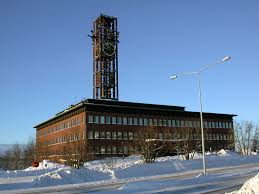
#> input picture images/city_hall.jpg, 259 x 194 px
$ jupyter execute Untitled.ipynb   (shell and % lines are left out)
#> lines starting #> are read from the running program, lines starting #| are printed output that depends on the picture
# Creating a Filter, Edge Detection

## Import resources and display image

[cell 1]
import numpy as np
import matplotlib.pyplot as plt
import cv2


# Read in the image
image = cv2.imread('images/city_hall.jpg')
#> image is the input picture: shape (194, 259, 3); mean B, G, R 157, 126.5, 103.4

# Make a copy of the image
image_copy = np.copy(image)

# Change color RGB
image_copy = cv2.cvtColor(image_copy, cv2.COLOR_BGR2RGB)

plt.imshow(image_copy)

## Convert the image to GrayScale

[cell 2]
# Convert to grayscale for filtering
gray = cv2.cvtColor(image_copy, cv2.COLOR_RGB2GRAY)
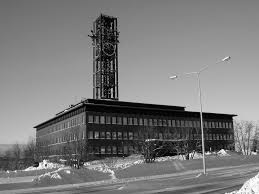
#> gray: shape (194, 259); min 0, max 254, mean 123.1

plt.imshow(gray, cmap='gray')

[cell 3]
# sobel filter (x direction)
sobel_x = np.array([[-1, 0, 1],
                  [-2, 0, 2],
                  [-1, 0, 1]])

filtered_image = cv2.filter2D(gray, -1, sobel_x)
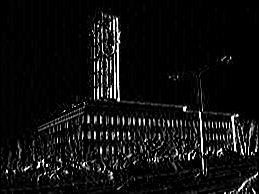
#> filtered_image: shape (194, 259); min 0, max 255, mean 16
# -1 means "output will have the same type as the input image"

plt.imshow(filtered_image, cmap='gray')

## Create binary image (high pass filters)

[cell 4]
# Create threshold that sets all the filtered pixels to white
# Above a certain threshold

retval, binary_image = cv2.threshold(filtered_image, 100, 255, cv2.THRESH_BINARY)
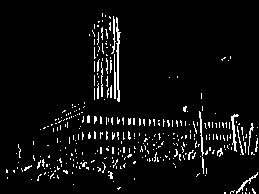
#> binary_image: shape (194, 259); 5.2% white in thin lines or dots

plt.imshow(binary_image, cmap='gray')
## we see the strong edges clearly

[cell 5]
retval, binary_image = cv2.threshold(filtered_image, 50, 255, cv2.THRESH_BINARY)
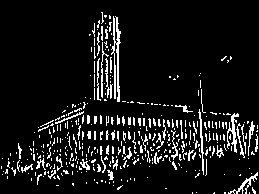
#> binary_image: shape (194, 259); 9.2% white in thin lines or dots

plt.imshow(binary_image, cmap='gray')
## we see the strong edges clearly

There are many high frequency noises so the images are not useful.

low filters => normalize

[cell 6]
gray_blur = cv2.GaussianBlur(gray, (5,5), 0)
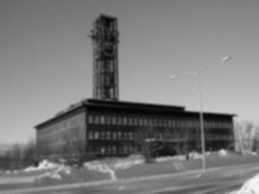
#> gray_blur: shape (194, 259); min 4, max 247, mean 123.1

f, (ax1, ax2) = plt.subplots(1, 2, figsize=(20, 10))

ax1.set_title('original gray')
ax1.imshow(gray, cmap='gray')

ax2.set_title('blurred image')
ax2.imshow(gray_blur, cmap='gray')

[cell 7]
sobel_x = np.array([[-2, 0, 2], [-1, 0, 1], [-2, 0, 2]])

filtered = cv2.filter2D(gray, -1, sobel_x)
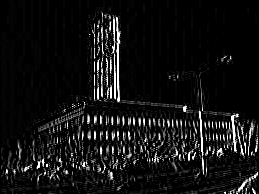
#> filtered: shape (194, 259); min 0, max 255, mean 18.7
filtered_blurred = cv2.filter2D(gray_blur, -1, sobel_x)
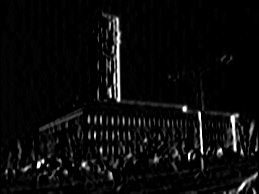
#> filtered_blurred: shape (194, 259); min 0, max 255, mean 11

f, (ax1, ax2) = plt.subplots(1, 2, figsize=(20, 10))

ax1.set_title('original gray')
ax1.imshow(filtered, cmap='gray')

ax2.set_title('blurred image')
ax2.imshow(filtered_blurred, cmap='gray')

Normal Process
Low Filter -> High Filter

# Just Use 'Canny Edge' Detection
#### 1- filter out using Gaussian Blur
#### 2- Finds the strength edges using Sobel Filters
#### 3- Applies non-maximum suppression to isolate the strongest eges
#### 4- hysteresis(double threashold) -> eliminate weak edges and noise, isolate edges that are part of an object boundary

[cell 8]
gray
plt.imshow(gray, cmap='gray')

[cell 9]
lower = 120
upper = 240 # Use one to three ratio

edges = cv2.Canny(gray, lower, upper)
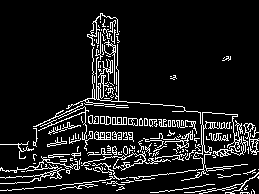
#> edges: shape (194, 259); 10.5% white in thin lines or dots
plt.imshow(edges, cmap='gray')

[cell 10]
# Try canny using "wide" and "tight"
wide = cv2.Canny(gray, 30, 100)
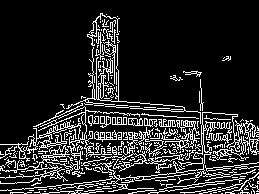
#> wide: shape (194, 259); 15.4% white in thin lines or dots
tight = cv2.Canny(gray, 180, 240)
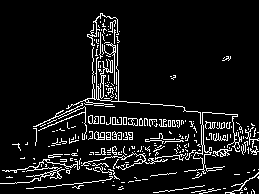
#> tight: shape (194, 259); 8.4% white in thin lines or dots

f, (ax1, ax2) = plt.subplots(1, 2, figsize=(20, 10))

ax1.set_title('original gray')
ax1.imshow(wide, cmap='gray')

ax2.set_title('blurred image')
ax2.imshow(tight, cmap='gray')

$ run again, with images/monarch_1.jpg copied over images/city_hall.jpg
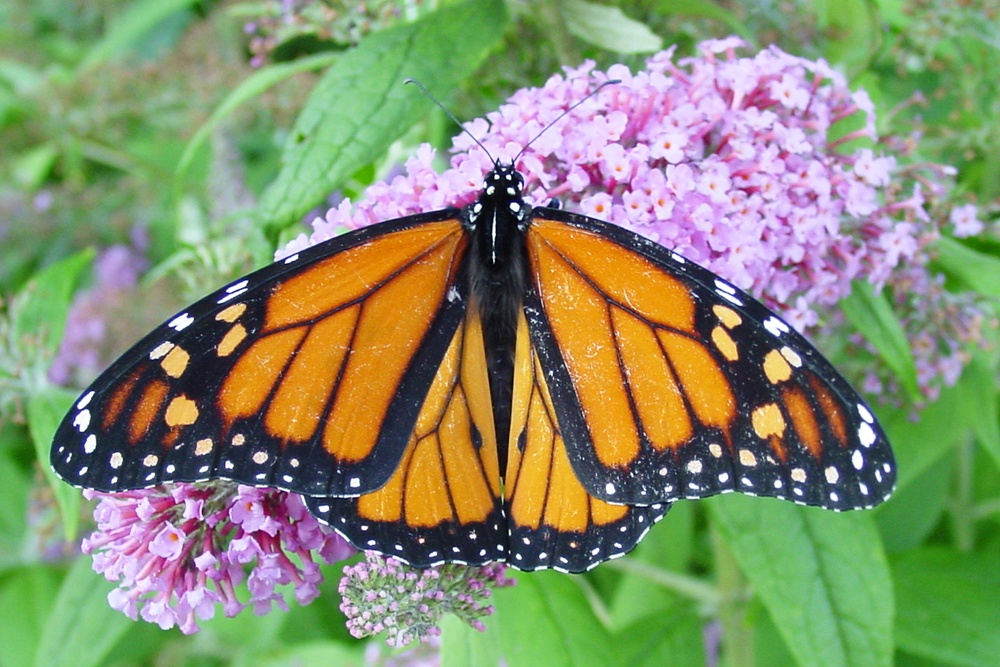
#> input picture images/monarch_1.jpg, 1000 x 667 px, shrunk from 1800 x 1200 before the run
#> image is the input picture: shape (667, 1000, 3); mean B, G, R 109.3, 144.1, 135
#> `retval, binary_image = cv2.threshold(filtered_image, 100, 255, cv2.THR..`:
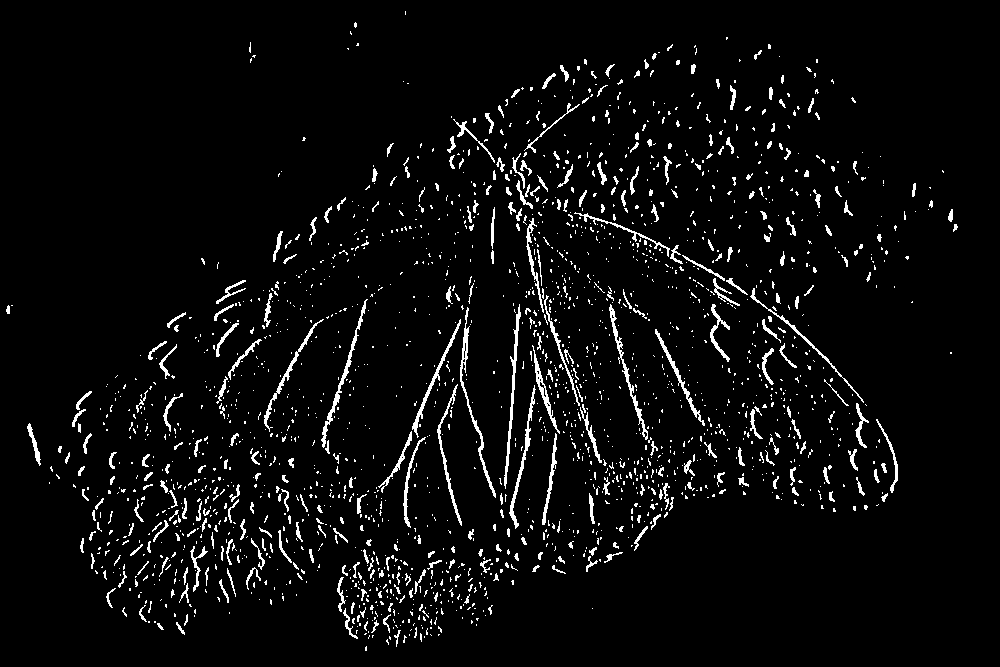
#> binary_image: shape (667, 1000); 4.5% white in thin lines or dots
#> edges: shape (667, 1000); 5.8% white in thin lines or dots
#> wide: shape (667, 1000); 12.4% white in thin lines or dots
#> `tight = cv2.Canny(gray, 180, 240)`:
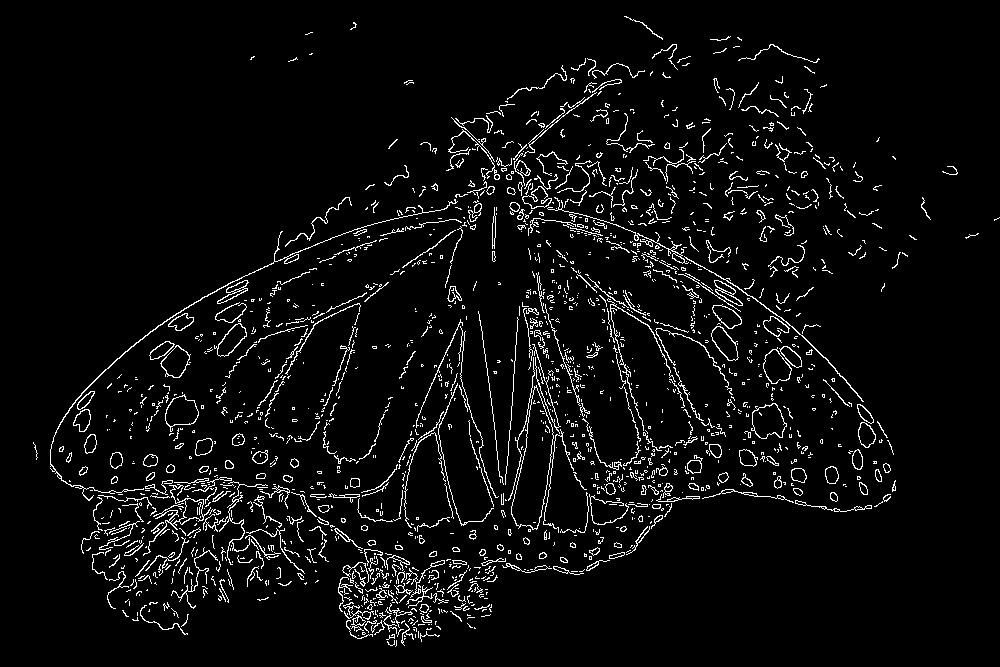
#> tight: shape (667, 1000); 4.7% white in thin lines or dots
